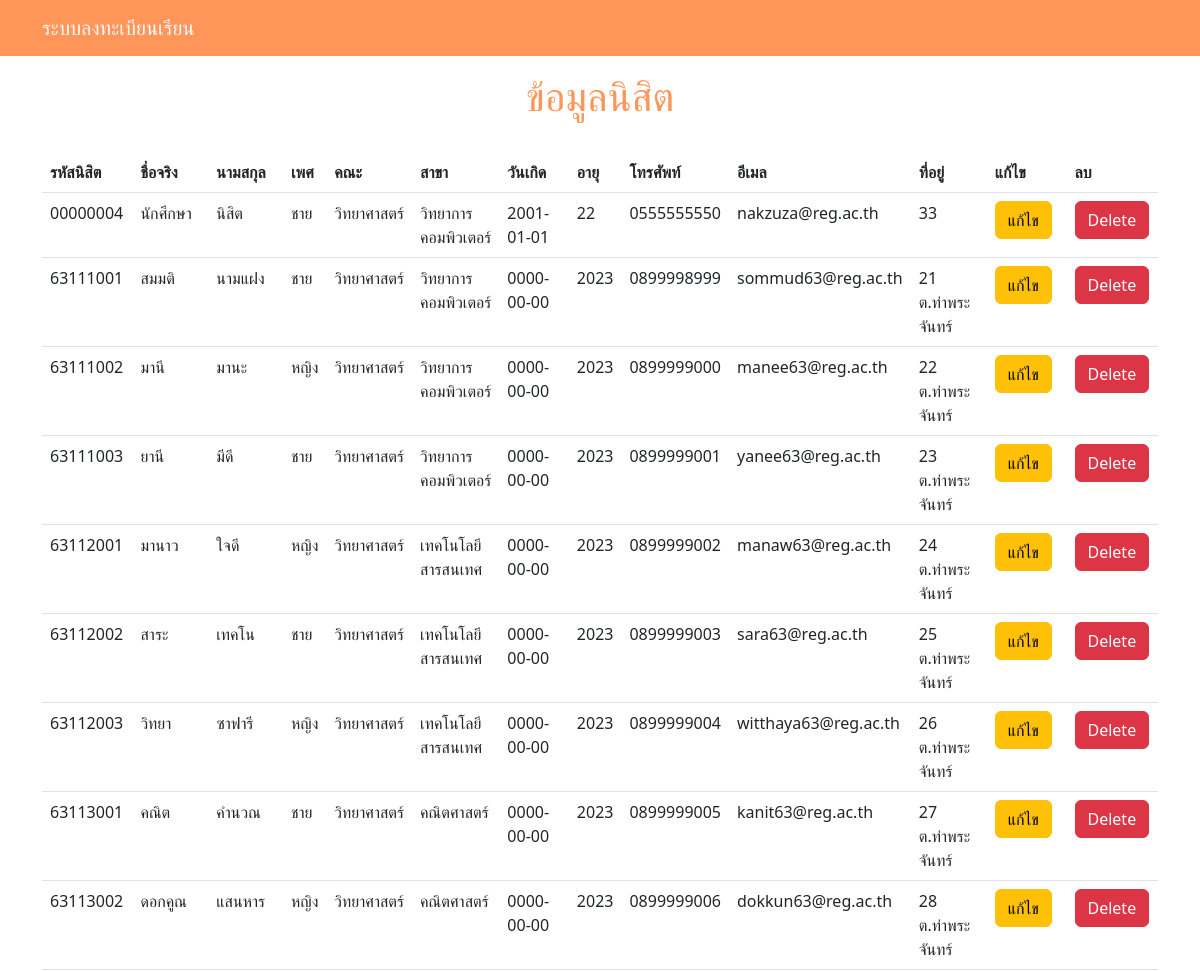
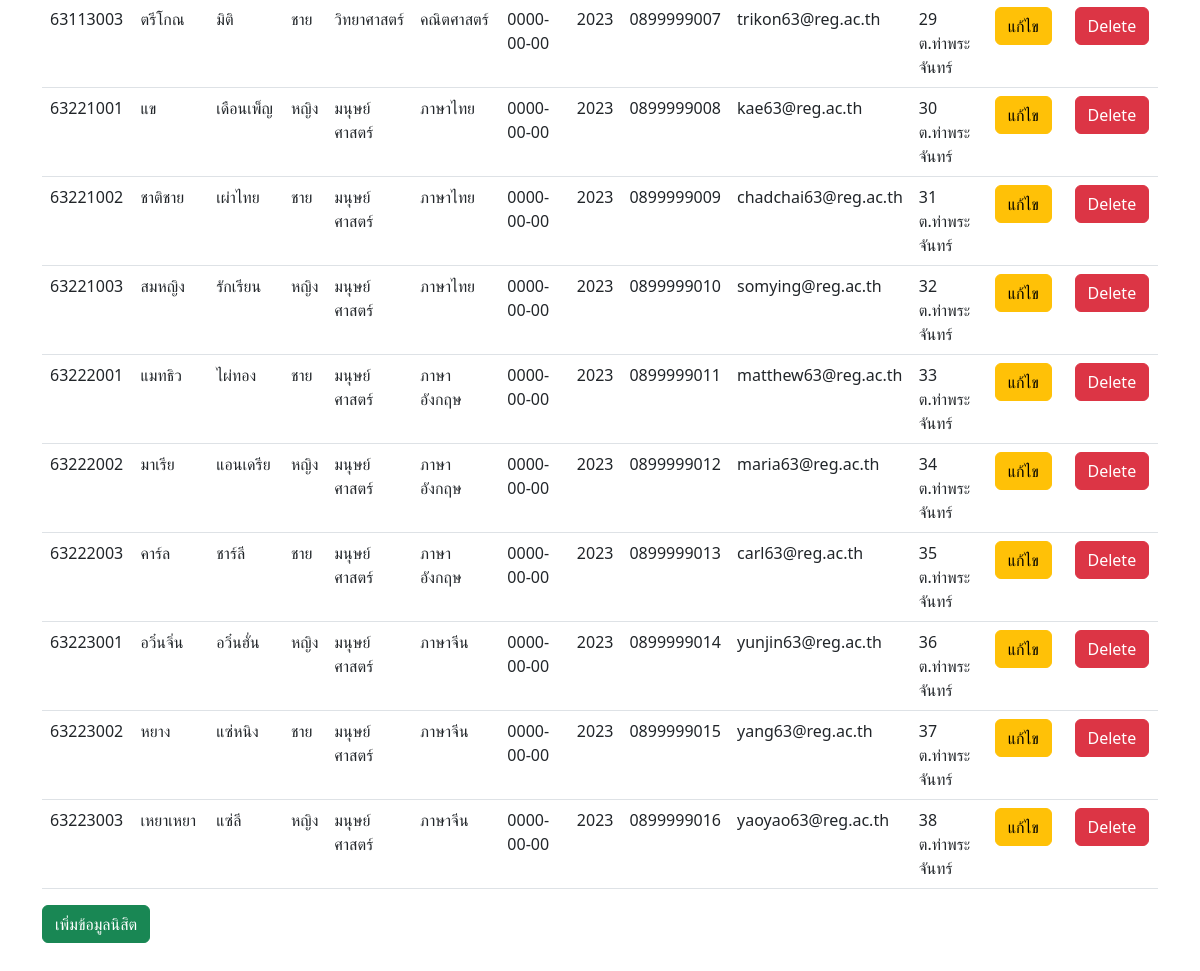
The page /registra/stu_show.php on the database its author committed (2 pictures, top to bottom).
### tables this page shows
CREATE TABLE `student` (
  `user_id` varchar(8) NOT NULL,
  `stu_fname` varchar(30) NOT NULL,
  `stu_lname` varchar(30) NOT NULL,
  `stu_gender` varchar(30) NOT NULL,
  `stu_phone` varchar(10) NOT NULL,
  `stu_gpa` double NOT NULL,
  `stu_address` varchar(100) NOT NULL,
  `stu_email` varchar(30) NOT NULL,
  `stu_birth` date NOT NULL,
  `fac_id` varchar(8) NOT NULL,
  `branch_id` varchar(8) NOT NULL,
  `ra_id` varchar(2) NOT NULL
);

CREATE TABLE `faculty` (
  `fac_id` varchar(8) NOT NULL,
  `fac_name` varchar(30) NOT NULL,
  `fac_tel` varchar(30) NOT NULL
);

CREATE TABLE `branch` (
  `branch_id` varchar(6) NOT NULL,
  `branch_name` varchar(30) NOT NULL,
  `fac_id` varchar(8) NOT NULL
);

### registra/stu_show.php (the view, shortened to what this page needs)
<?php
include 'conn.php';
?>
<!DOCTYPE html>
<html lang="en">
<head>
    <link href="https://cdn.jsdelivr.net/npm/bootstrap@5.3.0-alpha1/dist/css/bootstrap.min.css" rel="stylesheet"
>
</head>
<body>
    <nav class="navbar navbar-expand-lg fixed-top" style="background-color: #fe965a;">
        <div class="container">
            <a class="navbar-brand text-light" href="index.php">ระบบลงทะเบียนเรียน</a>
            <div class="collapse navbar-collapse" id="navbarResponsive">
                <ul class="navbar-nav ms-auto">
                    <li class="nav-item <?=$active_admin?>">
                        <a class="nav-link text-light" href="login-page.php"></a>
                    </li>
                    <li class="nav-item <?=$active_admin?>">
                        <a class="nav-link text-light" href="login-page.php"></a>
                    </li>
                    <li class="nav-item <?=$active_admin?>">
                        <a class="nav-link text-light" href="login-page.php"></a>
                    </li>
                    <li class="nav-item <?=$active_admin?>">
                        <a class="nav-link text-light" href="login-page.php"> </a>
                    </li>
                </ul>
            </div>
        </div>
    </nav>
    <div class="container py-5">
        <br>
        <div class="col-md-auto">
            <h1 class="text-center" style="color: #fe965a;">ข้อมูลนิสิต</h1><br>
        </div>
        <table class="table">
            <thead>
                <tr>
                    <th class="col-1">รหัสนิสิต</th>
                    <th class="col-1">ชื่อจริง</th>
                    <th class="col-1">นามสกุล</th>
                    <th>เพศ</th>
                    <th>คณะ</th>
                    <th>สาขา</th>
                    <th class="col-1">วันเกิด</th>
                    <th>อายุ</th>
                    <th>โทรศัพท์</th>
                    <th class="col-1">อีเมล</th>
                    <th class="col-1">ที่อยู่</th>
                    <th class="col-1">แก้ไข</th>
                    <th class="col-1">ลบ</th>
                </tr>
            </thead>
            <tbody>
                <?php $sql = "SELECT * FROM student
                INNER JOIN faculty ON
                student.fac_id = faculty.fac_id
                INNER JOIN branch ON
                student.branch_id = branch.branch_id";
                $result = mysqli_query($conn,$sql);
                while ($row = mysqli_fetch_assoc($result)):
                $birthdate = $row['stu_birth'];
                $dob = new DateTime($birthdate);
                $now = new DateTime();
                $diff = $now->diff($dob);
                $age = $diff->y;
                ?>
                <tr>
                    <td>
                        <?php echo $row['user_id']; ?>
                    </td>
                    <td>
                        <?php echo $row['stu_fname']; ?>
                    </td>
                    <td>
                        <?php echo $row['stu_lname']; ?>
                    </td>
                    <td>
                        <?php echo $row['stu_gender']; ?>
                    </td>
                    <td>
                        <?php echo $row['fac_name']; ?>
                    </td>
                    <td>
                        <?php echo $row['branch_name']; ?>
                    </td>
                    <td>
                        <?php echo $row['stu_birth']; ?>
                    </td>
                    <td>
                        <?php echo $age; ?>
                    </td>
                    <td>
                        <?php echo $row['stu_phone']; ?>
                    </td>
                    <td>
                        <?php echo $row['stu_email']; ?>
                    </td>
                    <td>
                        <?php echo $row['stu_address']; ?>
                    </td>
                    <td><a href="JavaScript:if(confirm('Confirm Edit?')==true){window.location='form/stu_editForm.php?userID=<?php echo $row['user_id'];?>';}" class="btn btn-warning">แก้ไข</a></td>
                    <td><a href="JavaScript:if(confirm('Confirm Delete?')==true){window.location='funtion/stu_del.php?userID=<?php echo $row['user_id'];?>';}" class="btn btn-danger">Delete</a></td>
                </tr>
                <?php endwhile; ?>
            </tbody>
        </table>
        <a href="form/stu_addForm.php" class="btn btn-success">เพิ่มข้อมูลนิสิต</a>
    </div>
</body>
</html>

### rows shown on the page
student: user_id "00000004", stu_fname "นักศึกษา", stu_lname "นิสิต", stu_gender "ชาย", fac.fac_name "วิทยาศาสตร์", branch.branch_name "วิทยาการคอมพิวเตอร์", stu_birth "2001-01-01", stu_phone "0555555550", stu_email "nakzuza@reg.ac.th", stu_address "33"
student: user_id "63111001", stu_fname "สมมติ", stu_lname "นามแฝง", stu_gender "ชาย", fac.fac_name "วิทยาศาสตร์", branch.branch_name "วิทยาการคอมพิวเตอร์", stu_birth "0000-00-00", stu_phone "0899998999", stu_email "sommud63@reg.ac.th", stu_address "21 ต.ท่าพระจันทร์"
student: user_id "63111002", stu_fname "มานี", stu_lname "มานะ", stu_gender "หญิง", fac.fac_name "วิทยาศาสตร์", branch.branch_name "วิทยาการคอมพิวเตอร์", stu_birth "0000-00-00", stu_phone "0899999000", stu_email "manee63@reg.ac.th", stu_address "22 ต.ท่าพระจันทร์"
student: user_id "63111003", stu_fname "ยานี", stu_lname "มีดี", stu_gender "ชาย", fac.fac_name "วิทยาศาสตร์", branch.branch_name "วิทยาการคอมพิวเตอร์", stu_birth "0000-00-00", stu_phone "0899999001", stu_email "yanee63@reg.ac.th", stu_address "23 ต.ท่าพระจันทร์"
student: user_id "63112001", stu_fname "มานาว", stu_lname "ใจดี", stu_gender "หญิง", fac.fac_name "วิทยาศาสตร์", branch.branch_name "เทคโนโลยีสารสนเทศ", stu_birth "0000-00-00", stu_phone "0899999002", stu_email "manaw63@reg.ac.th", stu_address "24 ต.ท่าพระจันทร์"
student: user_id "63112002", stu_fname "สาระ", stu_lname "เทคโน", stu_gender "ชาย", fac.fac_name "วิทยาศาสตร์", branch.branch_name "เทคโนโลยีสารสนเทศ", stu_birth "0000-00-00", stu_phone "0899999003", stu_email "sara63@reg.ac.th", stu_address "25 ต.ท่าพระจันทร์"
student: user_id "63112003", stu_fname "วิทยา", stu_lname "ซาฟารี", stu_gender "หญิง", fac.fac_name "วิทยาศาสตร์", branch.branch_name "เทคโนโลยีสารสนเทศ", stu_birth "0000-00-00", stu_phone "0899999004", stu_email "witthaya63@reg.ac.th", stu_address "26 ต.ท่าพระจันทร์"
student: user_id "63113001", stu_fname "คณิต", stu_lname "คำนวณ", stu_gender "ชาย", fac.fac_name "วิทยาศาสตร์", branch.branch_name "คณิตศาสตร์", stu_birth "0000-00-00", stu_phone "0899999005", stu_email "kanit63@reg.ac.th", stu_address "27 ต.ท่าพระจันทร์"
student: user_id "63113002", stu_fname "ดอกคูณ", stu_lname "แสนหาร", stu_gender "หญิง", fac.fac_name "วิทยาศาสตร์", branch.branch_name "คณิตศาสตร์", stu_birth "0000-00-00", stu_phone "0899999006", stu_email "dokkun63@reg.ac.th", stu_address "28 ต.ท่าพระจันทร์"
student: user_id "63113003", stu_fname "ตรีโกณ", stu_lname "มิติ", stu_gender "ชาย", fac.fac_name "วิทยาศาสตร์", branch.branch_name "คณิตศาสตร์", stu_birth "0000-00-00", stu_phone "0899999007", stu_email "trikon63@reg.ac.th", stu_address "29 ต.ท่าพระจันทร์"
student: user_id "63221001", stu_fname "แข", stu_lname "เดือนเพ็ญ", stu_gender "หญิง", fac.fac_name "มนุษย์ศาสตร์", branch.branch_name "ภาษาไทย", stu_birth "0000-00-00", stu_phone "0899999008", stu_email "kae63@reg.ac.th", stu_address "30 ต.ท่าพระจันทร์"
student: user_id "63221002", stu_fname "ชาติชาย", stu_lname "เผ่าไทย", stu_gender "ชาย", fac.fac_name "มนุษย์ศาสตร์", branch.branch_name "ภาษาไทย", stu_birth "0000-00-00", stu_phone "0899999009", stu_email "chadchai63@reg.ac.th", stu_address "31 ต.ท่าพระจันทร์"
student: user_id "63221003", stu_fname "สมหญิง", stu_lname "รักเรียน", stu_gender "หญิง", fac.fac_name "มนุษย์ศาสตร์", branch.branch_name "ภาษาไทย", stu_birth "0000-00-00", stu_phone "0899999010", stu_email "somying@reg.ac.th", stu_address "32 ต.ท่าพระจันทร์"
student: user_id "63222001", stu_fname "แมทธิว", stu_lname "ไผ่ทอง", stu_gender "ชาย", fac.fac_name "มนุษย์ศาสตร์", branch.branch_name "ภาษาอังกฤษ", stu_birth "0000-00-00", stu_phone "0899999011", stu_email "matthew63@reg.ac.th", stu_address "33 ต.ท่าพระจันทร์"
student: user_id "63222002", stu_fname "มาเรีย", stu_lname "แอนเดรีย", stu_gender "หญิง", fac.fac_name "มนุษย์ศาสตร์", branch.branch_name "ภาษาอังกฤษ", stu_birth "0000-00-00", stu_phone "0899999012", stu_email "maria63@reg.ac.th", stu_address "34 ต.ท่าพระจันทร์"
student: user_id "63222003", stu_fname "คาร์ล", stu_lname "ชาร์ลี", stu_gender "ชาย", fac.fac_name "มนุษย์ศาสตร์", branch.branch_name "ภาษาอังกฤษ", stu_birth "0000-00-00", stu_phone "0899999013", stu_email "carl63@reg.ac.th", stu_address "35 ต.ท่าพระจันทร์"
student: user_id "63223001", stu_fname "อวิ๋นจิ่น", stu_lname "อวิ๋นฮั่น", stu_gender "หญิง", fac.fac_name "มนุษย์ศาสตร์", branch.branch_name "ภาษาจีน", stu_birth "0000-00-00", stu_phone "0899999014", stu_email "yunjin63@reg.ac.th", stu_address "36 ต.ท่าพระจันทร์"
student: user_id "63223002", stu_fname "หยาง", stu_lname "แซ่หนิง", stu_gender "ชาย", fac.fac_name "มนุษย์ศาสตร์", branch.branch_name "ภาษาจีน", stu_birth "0000-00-00", stu_phone "0899999015", stu_email "yang63@reg.ac.th", stu_address "37 ต.ท่าพระจันทร์"
student: user_id "63223003", stu_fname "เหยาเหยา", stu_lname "แซ่ลี", stu_gender "หญิง", fac.fac_name "มนุษย์ศาสตร์", branch.branch_name "ภาษาจีน", stu_birth "0000-00-00", stu_phone "0899999016", stu_email "yaoyao63@reg.ac.th", stu_address "38 ต.ท่าพระจันทร์"
